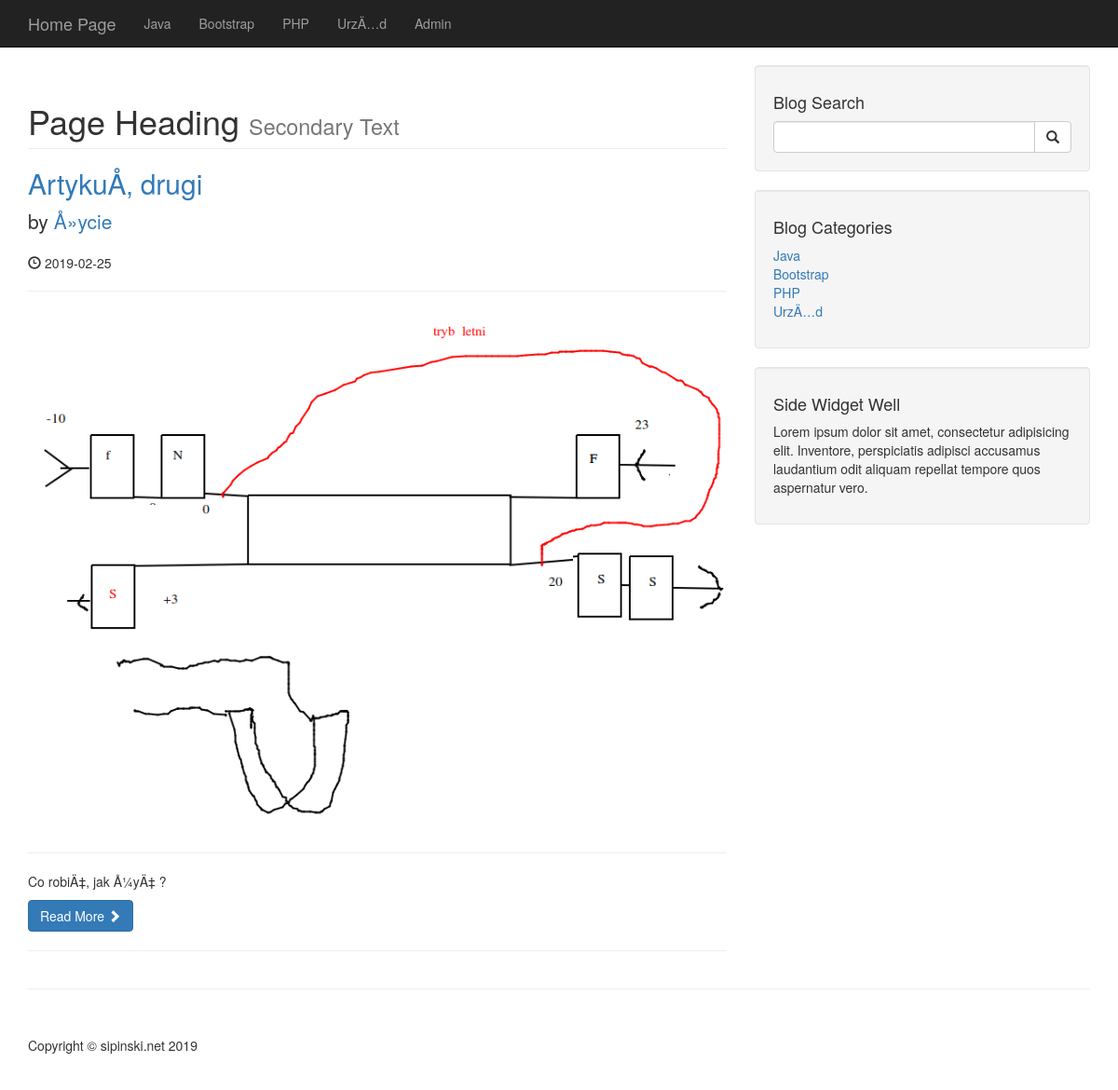
The app's page /category.php?category=25 with its own data.
### tables this page shows
CREATE TABLE `categories` (
  `cat_id` int(3) NOT NULL,
  `cat_title` varchar(255) NOT NULL
);

CREATE TABLE `posts` (
  `post_id` int(3) NOT NULL,
  `post_category_id` int(3) NOT NULL,
  `post_title` varchar(255) NOT NULL,
  `post_author` varchar(255) NOT NULL,
  `post_date` date NOT NULL,
  `post_image` text NOT NULL,
  `post_content` text NOT NULL,
  `post_tags` varchar(255) NOT NULL,
  `post_comment_count` int(11) NOT NULL,
  `post_status` varchar(255) NOT NULL DEFAULT 'draft'
);

### category.php (the view)
<?php include "includes/db.php"; ?>
<?php include "includes/header.php"; ?>
<?php include "includes/navigation.php"; ?>
    <div class="container">
        <div class="row">
            <div class="col-md-8">
            <?php
             if(isset($_GET['category'])){
            $post_category_id = $_GET['category'];
             }
            $query = "SELECT * FROM posts WHERE post_category_id=$post_category_id";
                $select_all_posts = mysqli_query($connection,$query);
                while ($row=mysqli_fetch_assoc($select_all_posts)){
                $post_id = $row['post_id'];
                $post_title  = $row['post_title'];
                $post_author = $row['post_author'];
                $post_date = $row['post_date'];
                $post_image = $row['post_image'];
                $post_content = substr($row['post_content'],0,100) ;
               ?>
                   <h1 class="page-header">
                    Page Heading
                    <small>Secondary Text</small>
                </h1>
                <h2>
                   <a href="post.php?p_id=<?php echo $post_id; ?>"><?php echo $post_title; ?></a>
                </h2>
                <p class="lead">
                    by <a href="index.php"><?php echo $post_author?></a>
                </p>
                <p><span class="glyphicon glyphicon-time"></span> <?php echo $post_date?></p>
                <hr>
                <a href="post.php?p_id=<?php echo $post_id; ?>"><img class="img-responsive" src="images/<?php echo $post_image;?>" alt="image" ></a>
                <hr>
                <p><?php echo $post_content?></p>
                <a class="btn btn-primary" href="#">Read More <span class="glyphicon glyphicon-chevron-right"></span></a>
                <hr>
               <?php    }  ?>
            </div>
<?php include "includes/sidebar.php"; ?>
        </div>
        <hr>
<?php include "includes/footer.php"; ?>

### includes/navigation.php (shortened to what this page needs)
<nav class="navbar navbar-inverse navbar-fixed-top" role="navigation">
    <div class="container">
        <div class="navbar-header">
            <a class="navbar-brand" href="index.php">Home Page</a>
        </div>
        <div class="collapse navbar-collapse" id="bs-example-navbar-collapse-1">
            <ul class="nav navbar-nav">
            <?php
            $query = "SELECT * FROM categories";
            $select_all_categories_query = mysqli_query($connection,$query);
            while ($row=mysqli_fetch_array($select_all_categories_query)){
            $cat_title = $row['cat_title'];
            echo "<li><a href='#'>{$cat_title}</a></li>";
            }
            ?>
                <li>
                    <a href="admin">Admin</a>
                </li>
            </ul>
        </div>
    </div>
</nav>

### includes/sidebar.php
<div class="col-md-4">
    <div class="well">
        <h4>Blog Search</h4>
        <form action="search.php" method="post">
        <div class="input-group">
            <input name="search" type="text" class="form-control">
            <span class="input-group-btn">
                <button name ="submit" class="btn btn-default" type="submit" value="szukaj">
                    <span class="glyphicon glyphicon-search"></span>
            </button>
            </span>
        </div>
        </form>
    </div>
    <div class="well">
    <?php
    $query = "SELECT * FROM categories";
    $select_categories_sidebar = mysqli_query($connection,$query);
    ?>
        <h4>Blog Categories</h4>
        <div class="row">
            <div class="col-lg-12">
                <ul class="list-unstyled">
        <?php
        while ($row=mysqli_fetch_array($select_categories_sidebar)){
        $cat_title = $row['cat_title'];
        $cat_id = $row['cat_id'];
        echo "<li><a href='category.php?category=$cat_id'>{$cat_title}</a></li>";
             }
        ?>
                </ul>
            </div>
        </div>
    </div>
<?php include "includes/widget.php";?>
</div>

### css/blog-home.css (style rules this page uses)
body { padding-top: 70px; }

### records on screen
categories: cat_title "Java"
categories: cat_title "Bootstrap"
categories: cat_title "PHP"
categories: cat_title "UrzÄ…d"
posts: post_title "ArtykuÅ‚ drugi", post_author "Å»ycie", post_date "2019-02-25", post_image (picture), post_content "Co robiÄ‡, jak Å¼yÄ‡ ?"
